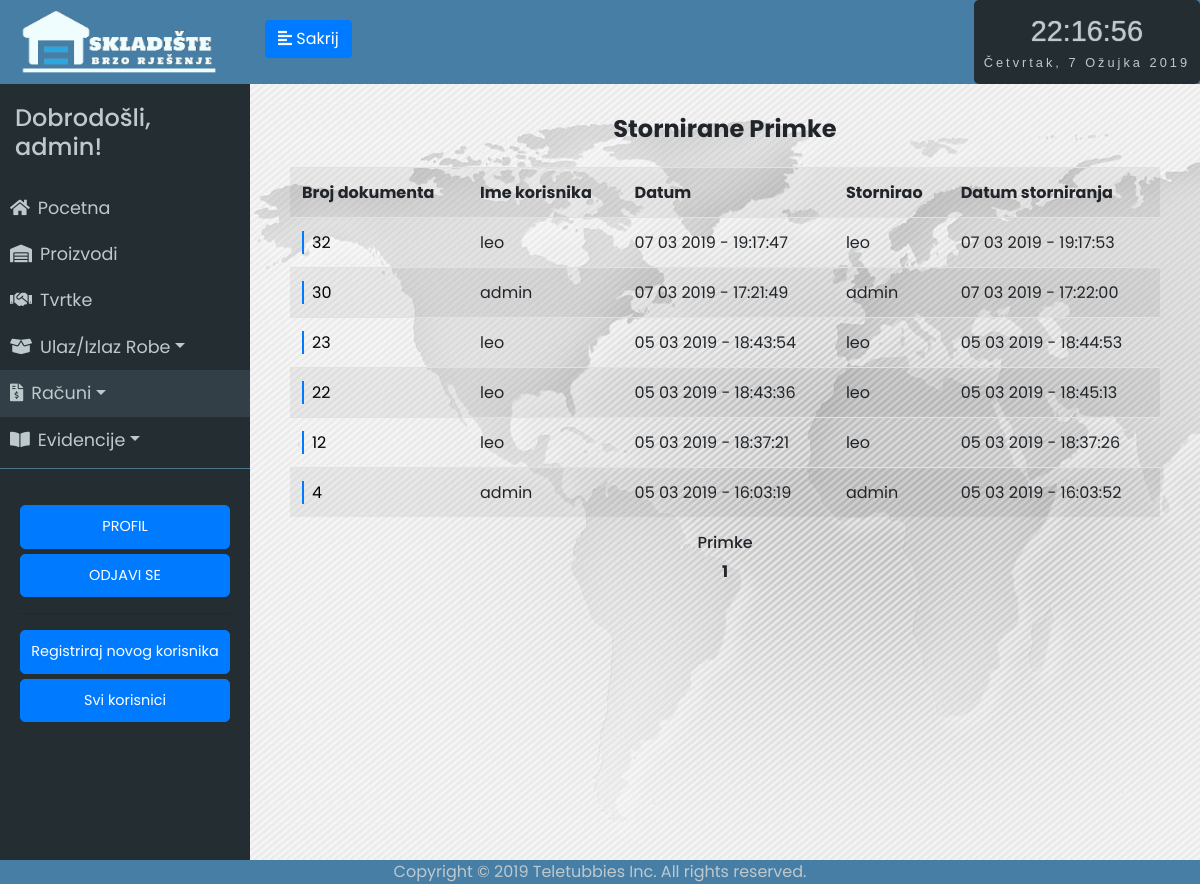
The app's page /receipts_unosa_storno/1 (signed in) with its own data.
### app/models.py (models this page shows, shortened)
class User(UserMixin, db.Model):
	id = db.Column(db.Integer, primary_key=True)
	username = db.Column(db.String(64), index=True, unique=True)
	email = db.Column(db.String(120), index=True, unique=True)
	password_hash = db.Column(db.String(128))
	last_seen = db.Column(db.DateTime, default=datetime.utcnow)
	evidencija = db.relationship('Evidencija', backref='user', lazy='dynamic')

class Receipt(db.Model):
	id = db.Column(db.Integer, primary_key=True)
	status = db.Column(db.String(64))
	date = db.Column(db.DateTime, default=datetime.utcnow)
	receipt_type = db.Column(db.String(64))
	evidencija = db.relationship('Evidencija', backref='receipt', lazy='dynamic')
	storno_date = db.Column(db.DateTime, nullable=True)
	storno_user = db.Column(db.String(64), nullable=True)

### app/routes.py (the view)
@app.route('/receipts_unosa_storno/<int:page_num>')
@login_required
def receipts_unosa_storno(page_num):
	form = SearchReceiptNumber()
	receipts = Receipt.query.filter_by(receipt_type="unos", status="storno").order_by(Receipt.date.desc()).paginate(per_page=7, page=page_num, error_out=True)
	return render_template('receipts_unosa_storno.html', title='Racuni', receipts=receipts, form = form)

### app/models.py (called while the page is built)
@login.user_loader
def load_user(id):
	return User.query.get(int(id))

### app/routes.py (called while the page is built)
@app.before_request
def before_request():
	if current_user.is_authenticated:
		current_user.last_seen = datetime.utcnow()
		db.session.commit()

### app/templates/receipts_unosa_storno.html (shortened to what this page needs)
{% extends "base.html" %}
{% block racuni %}active{% endblock %}
{% block content %}
<div class="unos-p">
    <h4><strong>Stornirane Primke</strong></h4>
    <table class="table table-striped">
        <tr>
            <th>Broj dokumenta</th>
            <th>Ime korisnika</th>
            <th>Datum</th>
            <th>Stornirao</th>
            <th>Datum storniranja</th>
        </tr>
    {% for receipt in receipts.items %}
        <tr>
            <td><a href="/receipt/{{receipt.id}}" class="dekoracija">{{ receipt.id }}</a></td>
            <td>{{ receipt.evidencija.first().user.username }}</td>
            <td>{{ receipt.date.strftime('%d %m %Y - %H:%M:%S') }}</td>
            <td>{{ receipt.storno_user }}</td>
            <td>{{ receipt.storno_date.strftime('%d %m %Y - %H:%M:%S') }}</td>
        </tr></a>
    {% endfor %}
    </table>
    <h6>Primke</h6>
            {% for page in receipts.iter_pages(left_edge=3, right_edge=3, left_current=3, right_current=3) %}
                {% if page %}
                    {% if page != receipts.page %}
                            <a href="{{ url_for('receipts_unosa_storno', page_num=page) }}">{{ page }}</a>
                    {% else %}
                        <strong>{{ page }}</strong>
                    {% endif %}
                {% else %}
                    <span class=ellipsis>…</span>
                {% endif %}
            {% endfor %}
{% endblock %}

### app/templates/base.html (shortened to what this page needs)
<html>
<head>
	<link rel="stylesheet" href="https://stackpath.bootstrapcdn.com/bootstrap/4.2.1/css/bootstrap.min.css" integrisha384-GJzZqFGwb1QTTN6wy59ffF1BuGJpLSa9DkKMp0DgiMDm4iYMj70gZWKYbI706tWS">
	<link href="../static/style.css" type="text/css" rel="stylesheet">
	<link rel="stylesheet" href="https://use.fontawesome.com/releases/v5.7.1/css/all.css">
</head>
<body onload="startTime()">
	<div class="wrapper">
	<nav id="sidebar">
		<div class="sidebar-header ">
			<img src="../static/logo5.png" style="width: 200px; height: auto;">
		</div>
		<ul class="list-unstyled components" id="navigation">
			<h4>Dobrodošli, {{ current_user.username }}!</h4>
			<li class="{% block index %}{% endblock %}">
				<a href="{{ url_for('index') }}"><i class="fas fa-home mr-2"></i>Pocetna</a>
			</li>
			<li class="{% block stanje_skladista %}{% endblock %}">
				<a href="{{ url_for('stanje_skladista1') }}"><i class="fas fa-warehouse mr-2"></i>Proizvodi</a>
			</li>
			<li class="{% block dobavljaci %}{% endblock %}">
				<a href="{{ url_for('tvrtke1') }}"><i class="fas fa-handshake mr-2"></i>Tvrtke</a>
			</li>
			<li class="{% block ulaz_izlaz %}{% endblock %}">
				<a href="#pageSubmenu2" data-toggle="collapse" aria-expanded="false" class="dropdown-toggle"><i class="fas fa-box-open mr-2"></i>Ulaz/Izlaz Robe</a>
			</li>
			<li class="{% block racuni %}{% endblock %}">
				<a href="#pageSubmenu3" data-toggle="collapse" aria-expanded="false" class="dropdown-toggle"><i class="fas fa-file-invoice-dollar mr-2"></i>Računi</a>
			</li>
			<li class="{% block evidencije %}{% endblock %}">
				<a href="#pageSubmenu" data-toggle="collapse" aria-expanded="false" class="dropdown-toggle"><i class="fas fa-book-open mr-2"></i>Evidencije</a>
			</li>
		</ul>
		<ul class="list-unstyled CTAs">
                <li>
                    <a href="{{ url_for('user', username=current_user.username) }}" class="btn btn-primary hover-plava">PROFIL</a>
                </li>
                <li>
                    <a href="{{ url_for('logout') }}" class="btn btn-primary hover-plava">ODJAVI SE</a>
                </li>
                {%  if current_user.username == "admin"%}
                <hr>
                    <li>
                        <a href="{{ url_for('register') }}" class="btn btn-primary hover-plava">Registriraj novog korisnika</a>
                    </li>
                    <li>
                        <a href="{{ url_for('svi_korisnici1') }}" class="btn btn-primary hover-plava">Svi korisnici</a>
                    </li>
                {% endif %}
            </ul>
	</nav>
		<div class="tijelo">
	        <div class="plava-pozadina">
	        	<div class="d-flex bd-highlight">
	  				<div class="bd-highlight">
		            	<button type="button" id="sidebarCollapse" class="btn btn-primary">
			                <i class="fas fa-align-left"></i>
			                <span class="sakrij-tipku"></span>
		            	</button>
		            </div>
	  				<div class="ml-auto bd-highlight">
	  					<div id="clockdate">
		  					<div class="clockdate-wrapper">
		    					<div id="clock"></div>
		    					<div id="date"></div>
		  					</div>
						</div>
					</div>
				</div>
	    	</div>
			<div class="plavo">
			{% block content %}
			{% endblock %}
			</div>
		</div>
<footer>Copyright © 2019 Teletubbies Inc. All rights reserved.</footer>
</body>
</html>

### app/static/style.css (style rules this page uses)
body { font-family: 'Poppins', sans-serif; background: #fafafa; }
h4 { padding: 15px; }
.wrapper { display: flex; width: 100%; align-items: stretch; }
a, a:hover, a:focus { color: inherit; text-decoration: none; transition: all 0.3s; }
#sidebar { min-width: 250px; max-width: 250px; min-height: 100vh; background: #242d32; color: #bec9cd; transition: all 0.3s; }
#sidebarCollapse { margin-top: 20px; margin-left: 15px; }
#sidebar .sidebar-header { padding: 7.5px 20px; background: #477ea5; color: #f0fdfe; }
#sidebar ul.components { padding: 5px 0; border-bottom: 1px solid #47748b; }
#sidebar ul li a { padding: 10px; font-size: 1.1em; display: block; }
#sidebar ul li.active > a, a[aria-expanded="true"] { color: #bec9cd; background: #323f46; }
ul.CTAs { padding: 20px; }
ul.CTAs a { text-align: center; font-size: 0.9em !important; display: block; border-radius: 5px; margin-bottom: 5px; }
.tijelo { display: inline-block; width: 100%; }
.plavo { display: inline-block; width: 100%; text-align: center; }
.plava-pozadina { background-color: #477ea5; display: inline-block; width: 100%; height: 84px; }
.unos-p { padding-top: 2vh; padding-left: 5vh; padding-right: 5vh; background-image: url('map.jpg'); height: 100vh; }
.sakrij-tipku:before { content: 'Sakrij'; }
.clockdate-wrapper { background-color: #242d32; padding:10px; max-width:350px; width:100%; text-align:center; border-radius:5px; margin:0 auto; height: 84px; }
#clock { background-color:#242d32; font-family: sans-serif; font-size:1.8rem; text-shadow:0px 0px 1px #bec9cd; color:#bec9cd; }
#date { letter-spacing:3px; font-size:0.8rem; font-family:arial,sans-serif; color:#bec9cd; }
footer { position: fixed; left: 0; bottom: 0; width: 100%; background-color: #477ea5; color: #bec9cd; text-align: center; }
.dekoracija { background: linear-gradient( to right, var(--mainColor) 0%, var(--mainColor) 2px, transparent 2px ); background-repeat: repeat-x; background-size: 100%; color: #000; padding-left: 10px; text-decoration: none; padding: 0 10px; }
:root { --mainColor: #007bff; }

### records on screen
User: username "admin"
Receipt: id "32", evidencija.first "leo", date "07 03 2019 - 19:17:47", storno_user "leo", storno_date "07 03 2019 - 19:17:53"
Receipt: id "30", evidencija.first "admin", date "07 03 2019 - 17:21:49", storno_user "admin", storno_date "07 03 2019 - 17:22:00"
Receipt: id "23", evidencija.first "leo", date "05 03 2019 - 18:43:54", storno_user "leo", storno_date "05 03 2019 - 18:44:53"
Receipt: id "22", evidencija.first "leo", date "05 03 2019 - 18:43:36", storno_user "leo", storno_date "05 03 2019 - 18:45:13"
Receipt: id "12", evidencija.first "leo", date "05 03 2019 - 18:37:21", storno_user "leo", storno_date "05 03 2019 - 18:37:26"
Receipt: id "4", evidencija.first "admin", date "05 03 2019 - 16:03:19", storno_user "admin", storno_date "05 03 2019 - 16:03:52"

### other values on screen
{{ page }} "1"
